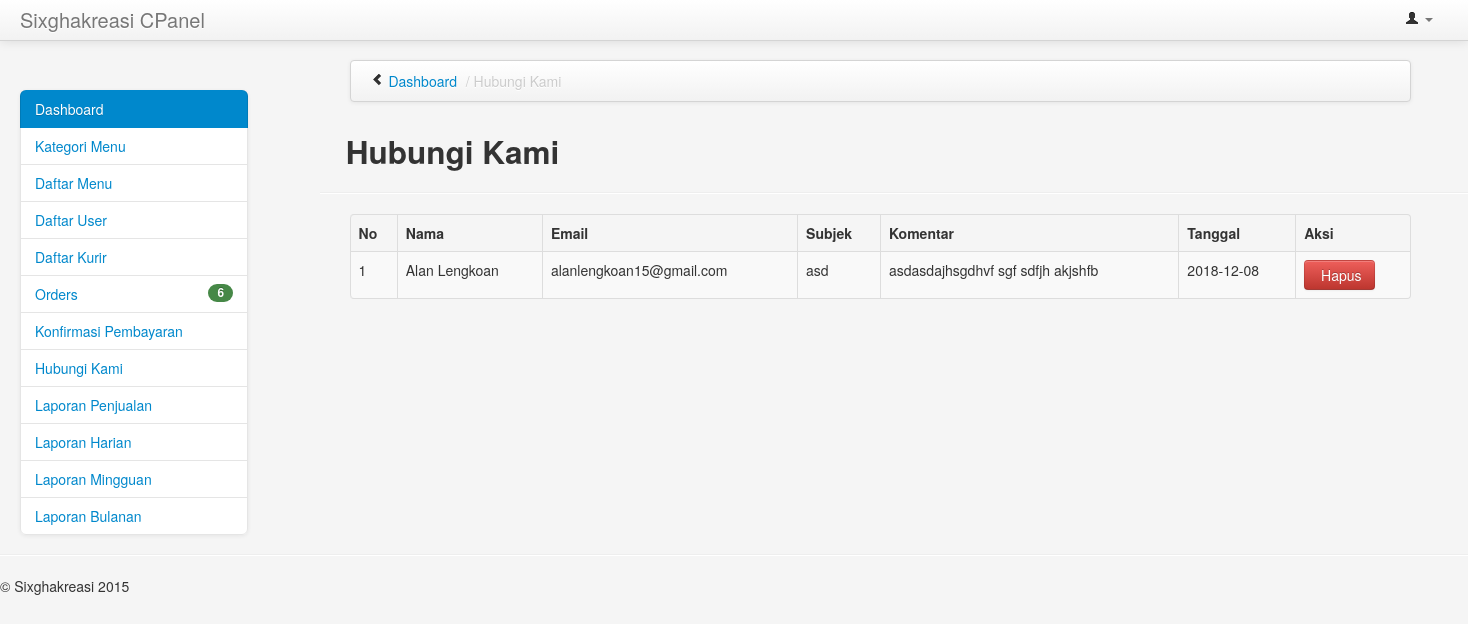
Page /admin/hubungi_kami.php on the earlier database version.
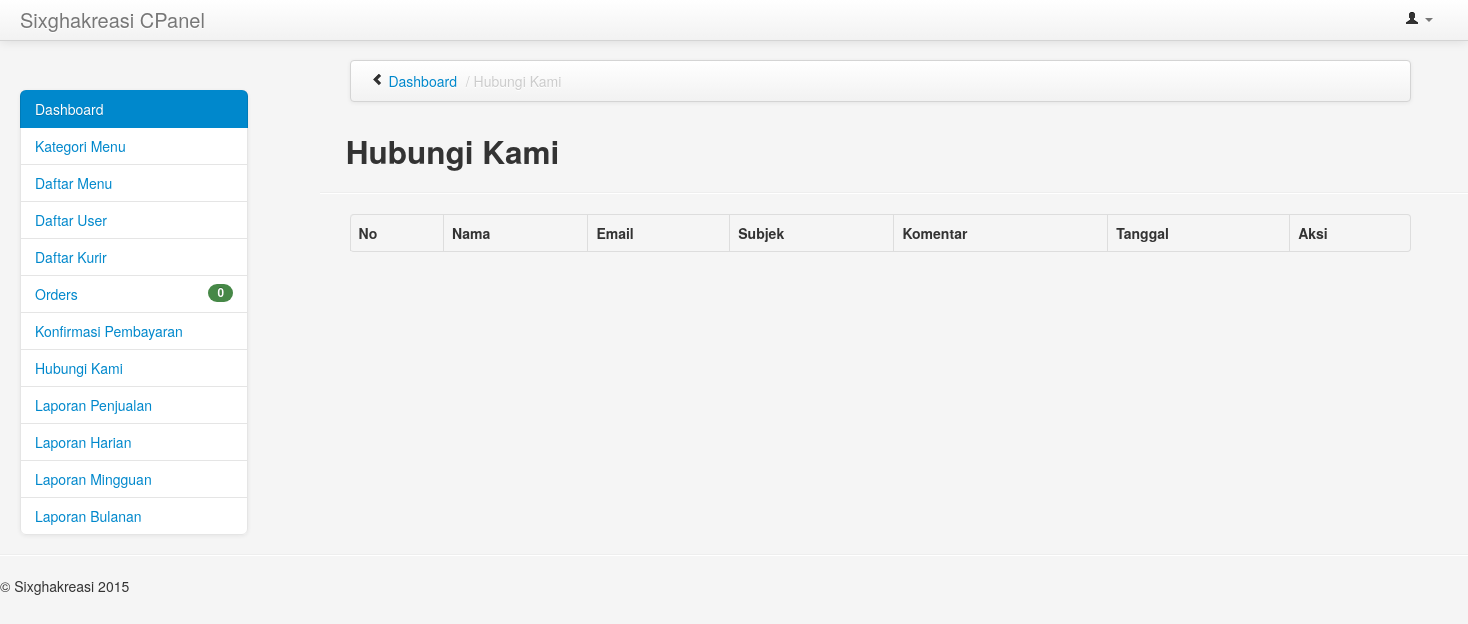
Same page on the later database version.
### tables this page shows
CREATE TABLE `hubungi` (
  `id_hubungi` int(5) NOT NULL,
  `nama` varchar(50) NOT NULL,
  `email` varchar(100) NOT NULL,
  `subjek` varchar(100) NOT NULL,
  `pesan` text NOT NULL,
  `tanggal` date NOT NULL
);

### admin/hubungi_kami.php (the view, shortened to what the changed rows need)
<?php
include "../config/koneksi.php";
?>
<!DOCTYPE html>
<html class="no-js">
    <head>
        <link href="bootstrap/css/bootstrap.min.css" rel="stylesheet" media="screen">
        <link href="bootstrap/css/bootstrap-responsive.min.css" rel="stylesheet" media="screen">
        <link href="vendors/easypiechart/jquery.easy-pie-chart.css" rel="stylesheet" media="screen">
        <link href="assets/styles.css" rel="stylesheet" media="screen">
<link rel="stylesheet" type="text/css" href="bootstrap/css/jquery.dataTables.css">
		 <link href="assets/DT_bootstrap.css" rel="stylesheet" media="screen">
    </head>
        <body>
        <div class="container-fluid">
            <div class="row-fluid">
                <?php include "menu.php"; ?>
                <div class="span9" id="content">
                      <div class="container">
                          <div class="row">
                              <h2>&nbsp;&nbsp;&nbsp;Hubungi Kami</h2>
                            </div>
                          </div>
                        <table id="Data-Table" class="table table-bordered table table-striped" cellspacing="0" width="100%">
                                                <thead>
                                                   <th>No</th>
                                                   <th>Nama</th>
                                                   <th>Email</th>
                                                   <th>Subjek</th>
                                                   <th>Komentar</th>
                                                   <th>Tanggal</th>
                                                   <th>Aksi</th>
                                                </thead>
                                                <tbody>
                                                  <?php
                                                    $sql   = "SELECT * FROM hubungi";
                                                    $query = mysqli_query($koneksi, $sql);
                                                    while ($data= mysqli_fetch_array($query)){
                                                   ?>
                                                <tr>
                                                   <td><?php echo $data['id_hubungi']; ?></td>
                                                   <td><?php echo $data['nama']; ?></td>
                                                   <td><?php echo $data['email']; ?></td>
                                                   <td><?php echo $data['subjek']; ?></td>
                                                   <td><?php echo $data['pesan']; ?></td>
                                                   <td><?php echo $data['tanggal']; ?></td>
                                                   <td><a class="btn btn-danger" href="hubungi_kami_hapus.php?id_hubungi=<?php echo $data['id_hubungi']; ?>"><i class="icon_trash_alt"></i>&nbsp;Hapus</a></td>
                                                      </tr>
                                                      <?php } ?>
                                             </tbody>
                                          </table>
                </div>
            </div>
        </div>
        <link href="vendors/datepicker.css" rel="stylesheet" media="screen">
        <link href="vendors/uniform.default.css" rel="stylesheet" media="screen">
        <link href="vendors/chosen.min.css" rel="stylesheet" media="screen">
        <link href="vendors/wysiwyg/bootstrap-wysihtml5.css" rel="stylesheet" media="screen">
    </body>
</html>

### admin/menu.php
<?php
include "../config/koneksi.php";
$jmlorder=mysqli_num_rows(mysqli_query($koneksi, "SELECT * FROM orders"));
echo"<div class='span3' id='sidebar'>
                    <ul class='nav nav-list bs-docs-sidenav nav-collapse collapse'>
                        <li class='active'>
                            <a href='bagian.php?halamane=home'>Dashboard</a>
                        </li>
                        <li>
                            <a href='bagian.php?halamane=kategori'>Kategori Menu</a>
                        </li>
                        <li>
                            <a href='bagian.php?halamane=produk'>Daftar Menu</a>
                        </li>
                        <li>
                            <a href='df_user.php'>Daftar User</a>
                        </li>
                        <li>
                            <a href='df_kurir.php'>Daftar Kurir</a>
                        </li>
                        <li>
                            <a href='bagian.php?halamane=order'><span class='badge badge-success pull-right'>$jmlorder</span> Orders</a>
                        </li>
						            <li>
                            <a href='pembayaran.php'>Konfirmasi Pembayaran</a>
                        </li>
                        <li>
                            <a href='hubungi_kami.php'>Hubungi Kami</a>
                        </li>
                        <li>
                            <a href='penjualan.php'>Laporan Penjualan</a>
                        </li>
						            <li>
                            <a href='bagian.php?halamane=laporanH'>Laporan Harian</a>
                        </li>
                        <li>
                            <a href='bagian.php?halamane=laporanM'>Laporan Mingguan</a>
                        </li>
                        <li>
                            <a href='bagian.php?halamane=laporanB'>Laporan Bulanan</a>
                        </li>
                    </ul>
                </div>";
?>

Differences in the rows shown:
removed hubungi: id_hubungi "1", nama "Alan Lengkoan", email "alanlengkoan15@gmail.com", subjek "asd", pesan "asdasdajhsgdhvf sgf sdfjh akjshfb", tanggal "2018-12-08"
Other differences:
$jmlorder: "6" → "0"
